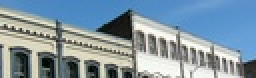
%> input picture hough_multiple_detections/img/P1020171.jpg, 128 x 39 px, shrunk from 455 x 139 before the run (shown 2 times larger)
$ octave --eval "improvedHough;"   (GNU Octave 9; MATLAB toolbox functions it lacks are replaced by stand-ins)
%> lines starting %> are read from the running program, lines starting %| are printed output that depends on the picture; in (x1, y1, x2, y2) boxes, pixels count from 0 and x2, y2 are one past the last pixel; in counts of white or black regions, pixels touching at a corner belong together; the program's own positions count from 1
### hough_multiple_detections/notOptimizedHoughFromThePaper/blackwhite.m
function res = blackwhite(I)
    res = 1/3*(I(:,:,1) + I(:,:,2) + I(:,:,3));
end

### hough_multiple_detections/notOptimizedHoughFromThePaper/colorize.m
function colorImage = colorize(bwImage)
    colorImage = zeros(size(bwImage, 1), size(bwImage, 2), 3);
    colorImage(:,:,1) = bwImage;
    colorImage(:,:,2) = bwImage;
    colorImage(:,:,3) = bwImage;
end

### hough_multiple_detections/notOptimizedHoughFromThePaper/mask.m
function res = mask(bwImage, theta, rho1, rho2)
    res = zeros(size(bwImage, 1), size(bwImage, 2));
    halfX = int32(size(bwImage, 2)/2);
    halfY = int32(size(bwImage, 1)/2);

    if abs(theta - 0) < 1e-2 || abs(theta - pi) < 1e-2
        res(1:size(bwImage, 1), halfX+(int32(rho1):int32(rho2))) = 1;
    else
        for x = 1:size(bwImage,  2)
            y1 = int32(rho1/sin(theta) - (x-halfX)*cos(theta)/sin(theta));
            y2 = int32(rho2/sin(theta) - (x-halfX)*cos(theta)/sin(theta));
            minY = min(y1, y2) + halfY;
            maxY = max(y1, y2) + halfY;

            minY = max(minY, 1);
            maxY = min(maxY, size(bwImage, 1));

            res(minY:maxY, x) = 1;
        end
    end
    res = logical(res);
end

### hough_multiple_detections/notOptimizedHoughFromThePaper/drawLine.m
function bwImage = drawLine(img, theta, rho1, rho2)
    m = mask(img, theta, rho1, rho2);

    r = img(:,:,1);
    g = img(:,:,2);
    b = img(:,:,3);

    r(m) = 0;
    g(m) = 1;
    b(m) = 1;

    bwImage(:,:,1) = r;
    bwImage(:,:,2) = g;
    bwImage(:,:,3) = b;
end

### hough_multiple_detections/notOptimizedHoughFromThePaper/improvedHough.m
function [] = improvedHough(fileName)
if nargin < 1
    fileName = 'P1020171.jpg';
end

addpath('../img/');

I  = imread(fileName);
%> I is the input picture: size 39x128x3 uint8; mean R, G, B 129.1, 150.3, 163.7
I = blackwhite(I);
%> in blackwhite, `res = 1/3*(I(:,:,1) + I(:,:,2) + I(:,:,3));`:
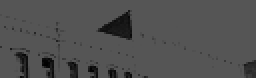
%> res: size 39x128 uint8 (shown 2 times larger); min 1, max 85, mean 80.1
bwImage = edge(I);
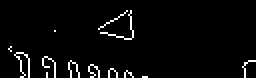
%> bwImage: size 39x128 logical (shown 2 times larger); 3.4% white in thin lines or dots, all inside (x1, y1, x2, y2) = (4, 5, 128, 39)
imshow(bwImage);
%bwImage = 1-I(:,:,1) / 255;
colorImage = colorize(bwImage);
%> in colorize, `colorImage(:,:,3) = bwImage;`:
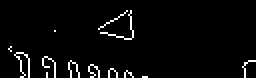
%> colorImage: size 39x128x3 double (shown 2 times larger); values 0 (black) and 1 (white), 3.4% white in thin lines or dots, all inside (x1, y1, x2, y2) = (4, 5, 128, 39)

global R N_theta N_rho;
R = norm(size(I))/2;
%> R = 66.9
N_rho = round(R+1);
%> N_rho = 68
N_theta = 3*N_rho;
%> N_theta = 204

EPS = 1;
lambda = 0.3;

sz1 = size(bwImage, 1);
%> sz1 = 39
sz2 = size(bwImage, 2);
%> sz2 = 128
halfX = int32(size(bwImage, 2)/2);
%> halfX = 64
halfY = int32(size(bwImage, 1)/2);
%> halfY = 20

X = zeros(sz1, sz2, 2);
bestThetaInds = [];
bestRhoInds = [];

fprintf('\nImproved not optimized: Starting on %s (N_theta = %d, N_rho = %d)\n', fileName, N_theta,N_rho);
%| Improved not optimized: Starting on P1020171.jpg (N_theta = 204, N_rho = 68)

for z = 1:3
    timeLineSearchStart = cputime();
    fprintf('Start of line search %d\n', z);
    M = zeros(1+N_theta, 1+2*N_rho);
    edgePixelCount = 0;
    [yind, xind] = find(bwImage);
    timeMainLoopStart = cputime();
    for k = 1:length(xind)
        x = xind(k);
        y = yind(k);

        xAdj = x - halfX;
        yAdj = y - halfY;

        for thetaInd = 0:N_theta
            if thetaInd == 0
                rhoInd = 0;
            else
                theta = (thetaInd-1)*pi/N_theta;
                rho = xAdj*cos(theta) + yAdj*sin(theta);
                rhoInd = min(max(int32(((rho + R) * N_rho) / R + 1), 0), 2*N_rho-1);
            end

            f1 = f(yAdj, xAdj, thetaInd, rhoInd, N_rho, N_theta, R);
            f2 = f(yAdj, xAdj, X(y, x, 1), X(y, x, 2) , N_rho, N_theta, R);
            M(1+thetaInd, 1+rhoInd) = M(1+thetaInd, 1+rhoInd) + max(0, f1 - f2);
        end
    end
    fprintf('Main loop took %.2f seconds\n', cputime() - timeMainLoopStart);

    fprintf('Found %d edge pixels (out of %d)\n', length(xind), sz1*sz2);

    bestThetaInd = 0;
    bestRhoInd = 0;
    for thetaInd = 0:N_theta
        for rhoInd = 0:2*N_rho
            if M(1+thetaInd, 1+rhoInd) > M(1+bestThetaInd, 1+bestRhoInd)
                bestThetaInd = thetaInd;
                bestRhoInd = rhoInd;
            end
        end
    end

    if M(1+bestThetaInd, 1+bestRhoInd) < lambda
        fprintf('value %f\n', M(1+bestThetaInd, 1+bestRhoInd));
        fprintf('Breaking line search %d (%.2f seconds)\n', z, (cputime()-timeLineSearchStart));
        break;
    end

    bestThetaInds = [bestThetaInds bestThetaInd];
    bestRhoInds = [bestRhoInds bestRhoInd];

    for y = 1:sz1
        for x = 1:sz2
            xAdj = x - halfX;
            yAdj = y - halfY;
            if f(yAdj, xAdj, X(y, x, 1), X(y, x, 2), N_rho, N_theta, R) < f(yAdj, xAdj, bestThetaInd, bestRhoInd, N_rho, N_theta, R)
                  X(y, x, :) = [bestThetaInd, bestRhoInd];
            end
        end
    end

    fprintf('End of line search %d (%.2f seconds)\n', z, (cputime()-timeLineSearchStart));
end
%> this loop made 3 passes
%> (bestThetaInds, bestRhoInds) on passes 1 to 3: (115, 86), ([115 120], [86 69]), ([115 120 67], [86 69 57])
%| Found 172 edge pixels (out of 4992)
%| Found 172 edge pixels (out of 4992)
%| Found 172 edge pixels (out of 4992)
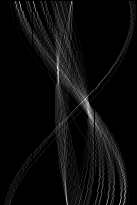
%> M: size 205x137 double; min 0, max 15.73, mean 0.719; drawn with min black and max white
%> after the loop, rho = -64; rhoInd = 136; theta = 3.13

for i = 1:length(bestThetaInds)
 %   fprintf ('theta = %f, rho = %f \n', bestThetaInds(i), bestRhoInds(i))
    thetaInd = bestThetaInds(i);
    rhoInd = bestRhoInds(i);
    theta = (thetaInd-1)*pi/N_theta;
    rho = -R + R*(rhoInd-1)/N_rho;
    colorImage = drawLine(colorImage, theta, rho-EPS, rho+EPS);
end
%> this loop made 3 passes
%> (thetaInd, rhoInd, theta, rho) on passes 1 to 3: (115, 86, 1.76, 16.73), (120, 69, 1.83, 0), (67, 57, 1.02, -11.81)
%> pass 1, in improvedHough, `colorImage = drawLine(colorImage, theta, rho-EPS, rho+EPS);`:
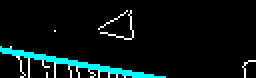
%> colorImage: size 39x128x3 double (shown 2 times larger); mean R, G, B 0.0256, 0.0721, 0.0721
%> pass 2, in drawLine (call 2), `m = mask(img, theta, rho1, rho2);`:
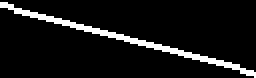
%> m: size 39x128 logical (shown 2 times larger); 7.7% white; 1 white region, box (x1, y1, x2, y2) and area: (0, 1, 128, 39) 384
%> after the loop:
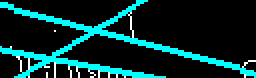
%> colorImage: size 39x128x3 double (shown 2 times larger); 15.79% of pixels changed, all inside (x1, y1, x2, y2) = (0, 0, 128, 39)
imshow(colorImage);
end
